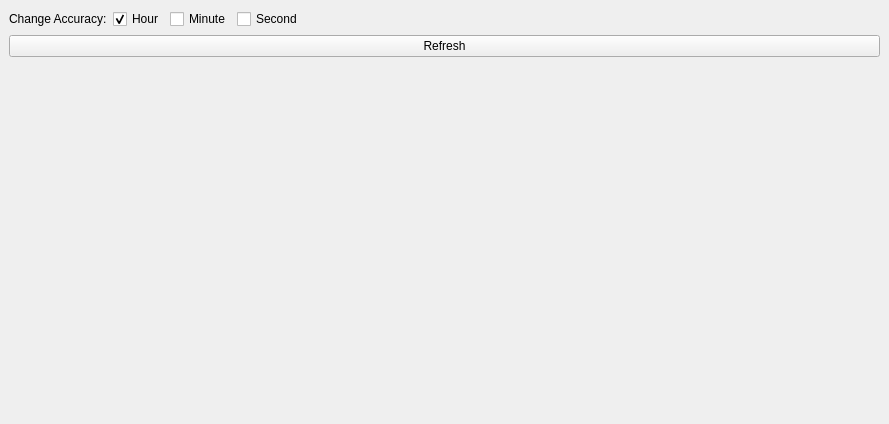
<?xml version="1.0" encoding="UTF-8"?>
<ui version="4.0">
 <class>FormPlayerSlider</class>
 <widget class="QWidget" name="FormPlayerSlider">
  <property name="geometry">
   <rect>
    <x>0</x>
    <y>0</y>
    <width>889</width>
    <height>424</height>
   </rect>
  </property>
  <property name="windowTitle">
   <string>Form</string>
  </property>
  <property name="styleSheet">
   <string notr="true"/>
  </property>
  <layout class="QVBoxLayout" name="verticalLayout_2">
   <property name="spacing">
    <number>0</number>
   </property>
   <property name="leftMargin">
    <number>0</number>
   </property>
   <property name="topMargin">
    <number>0</number>
   </property>
   <property name="rightMargin">
    <number>0</number>
   </property>
   <property name="bottomMargin">
    <number>0</number>
   </property>
   <item>
    <widget class="QWidget" name="widget_2" native="true">
     <layout class="QVBoxLayout" name="verticalLayout">
      <item>
       <layout class="QHBoxLayout" name="horizontalLayout">
        <item>
         <widget class="QLabel" name="label">
          <property name="text">
           <string>Change Accuracy:</string>
          </property>
         </widget>
        </item>
        <item>
         <widget class="QCheckBox" name="checkBox_hour">
          <property name="text">
           <string>Hour</string>
          </property>
          <property name="checked">
           <bool>true</bool>
          </property>
          <property name="autoExclusive">
           <bool>true</bool>
          </property>
         </widget>
        </item>
        <item>
         <widget class="QCheckBox" name="checkBox_minute">
          <property name="text">
           <string>Minute</string>
          </property>
          <property name="autoExclusive">
           <bool>true</bool>
          </property>
         </widget>
        </item>
        <item>
         <widget class="QCheckBox" name="checkBox_second">
          <property name="text">
           <string>Second</string>
          </property>
          <property name="autoExclusive">
           <bool>true</bool>
          </property>
         </widget>
        </item>
        <item>
         <spacer name="horizontalSpacer">
          <property name="orientation">
           <enum>Qt::Horizontal</enum>
          </property>
          <property name="sizeHint" stdset="0">
           <size>
            <width>40</width>
            <height>20</height>
           </size>
          </property>
         </spacer>
        </item>
       </layout>
      </item>
      <item>
       <widget class="QPushButton" name="pushButton">
        <property name="styleSheet">
         <string notr="true"/>
        </property>
        <property name="text">
         <string>Refresh</string>
        </property>
       </widget>
      </item>
      <item>
       <widget class="QWidget" name="widget" native="true">
        <layout class="QHBoxLayout" name="horizontalLayout_3">
         <property name="leftMargin">
          <number>0</number>
         </property>
         <property name="topMargin">
          <number>0</number>
         </property>
         <property name="rightMargin">
          <number>0</number>
         </property>
         <property name="bottomMargin">
          <number>0</number>
         </property>
         <item>
          <widget class="ZChangeableText" name="changeableText" native="true">
           <property name="minimumSize">
            <size>
             <width>200</width>
             <height>200</height>
            </size>
           </property>
          </widget>
         </item>
        </layout>
       </widget>
      </item>
     </layout>
    </widget>
   </item>
   <item>
    <widget class="QScrollArea" name="scrollArea">
     <property name="styleSheet">
      <string notr="true"/>
     </property>
     <property name="frameShape">
      <enum>QFrame::NoFrame</enum>
     </property>
     <property name="widgetResizable">
      <bool>true</bool>
     </property>
     <widget class="QWidget" name="scrollAreaWidgetContents">
      <property name="geometry">
       <rect>
        <x>0</x>
        <y>0</y>
        <width>889</width>
        <height>138</height>
       </rect>
      </property>
      <layout class="QHBoxLayout" name="horizontalLayout_2">
       <property name="leftMargin">
        <number>0</number>
       </property>
       <property name="topMargin">
        <number>0</number>
       </property>
       <property name="rightMargin">
        <number>0</number>
       </property>
       <property name="bottomMargin">
        <number>0</number>
       </property>
       <item>
        <widget class="ZPlayerSlider" name="slider" native="true">
         <property name="minimumSize">
          <size>
           <width>0</width>
           <height>0</height>
          </size>
         </property>
         <property name="mouseTracking">
          <bool>true</bool>
         </property>
        </widget>
       </item>
      </layout>
     </widget>
    </widget>
   </item>
  </layout>
 </widget>
 <customwidgets>
  <customwidget>
   <class>ZPlayerSlider</class>
   <extends>QWidget</extends>
   <header>zplayerslider.h</header>
   <container>1</container>
  </customwidget>
  <customwidget>
   <class>ZChangeableText</class>
   <extends>QWidget</extends>
   <header>zchangeabletext.h</header>
   <container>1</container>
  </customwidget>
 </customwidgets>
 <resources/>
 <connections/>
</ui>
